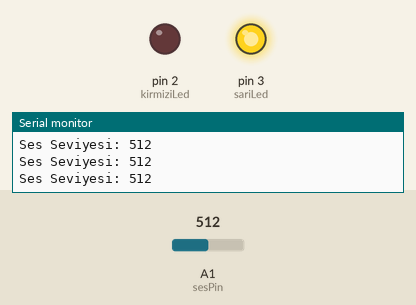
Recording of a sketch running on a simulated Arduino Uno, built with avr-gcc and run on an emulated ATmega328P. Shown: output pins drawn as LEDs (lit = HIGH), the last lines printed to the serial monitor. Inputs (shaded band) come from the test bench; at power-on: A1 (sesPin) = 512.

Above: at 1.2 s.
1.3 s: A1 (sesPin) set to 51
2.8 s: A1 (sesPin) set to 43
At 3.6 s:
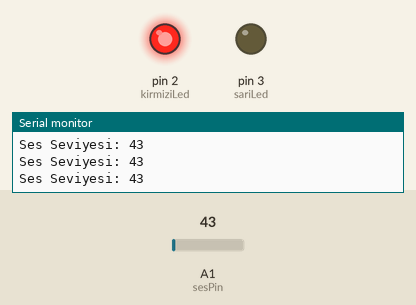
4.3 s: A1 (sesPin) set to 122
At 5.2 s:
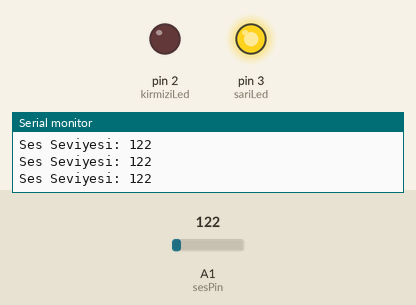
5.8 s: A1 (sesPin) set to 37
At 6.8 s:
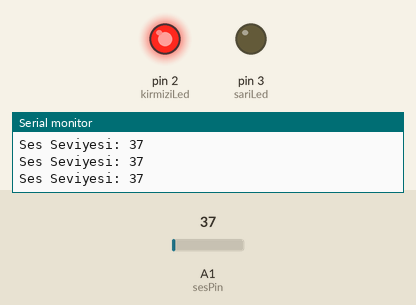
Timing chart, 0 to 8.3 s (numbered marks = the images above; inputs shaded):
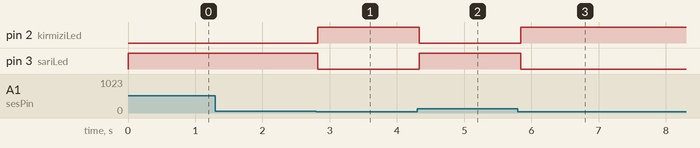

The sketch:

ses_led.ino
```cpp
const int sesPin = A1;
const int kirmiziLed = 2;
const int sariLed = 3;


int esikDegeri = 47;

void setup() {
  pinMode(kirmiziLed, OUTPUT);
  pinMode(sariLed, OUTPUT);
  Serial.begin(9600);
}

void loop() {
  int sesSeviyesi = analogRead(sesPin);


  Serial.print("Ses Seviyesi: ");
  Serial.println(sesSeviyesi);

  if (sesSeviyesi > esikDegeri) {

    digitalWrite(sariLed, HIGH);
    digitalWrite(kirmiziLed, LOW);
  }
  else {

    digitalWrite(kirmiziLed, HIGH);
    digitalWrite(sariLed, LOW);
  }

  delay(50);
}
```

Measured:
- the behaviour switches between 48 and 47 on A1 (sesPin) (found by bisection; images 0 and 1)
- after the input at 2.8 s, pin 2 (kirmiziLed): LOW → HIGH at once; pin 3 (sariLed): HIGH → LOW at once
- after the input at 4.3 s, pin 2 (kirmiziLed): HIGH → LOW at once; pin 3 (sariLed): LOW → HIGH at once
- after the input at 5.8 s, pin 2 (kirmiziLed): LOW → HIGH at once; pin 3 (sariLed): HIGH → LOW at once
